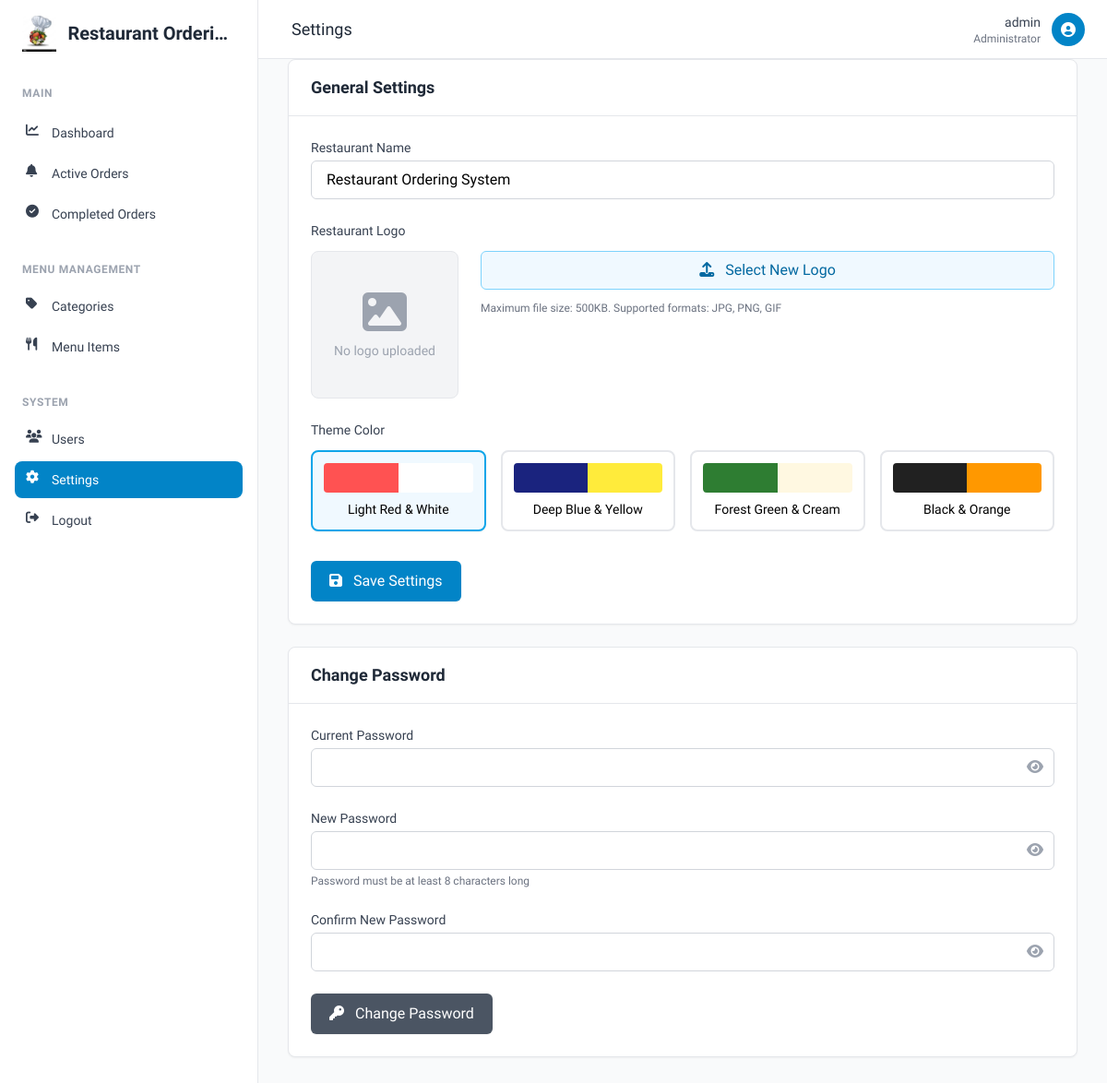
Page /admin/settings.php (signed in) on the committed database.
### tables this page shows
CREATE TABLE IF NOT EXISTS `settings` (
  `id` int(11) NOT NULL AUTO_INCREMENT,
  `restaurant_name` varchar(100) DEFAULT 'My Restaurant',
  `restaurant_logo` varchar(255) DEFAULT NULL,
  `theme_color` varchar(50) DEFAULT 'Light Red & White',
  `updated_at` timestamp DEFAULT CURRENT_TIMESTAMP ON UPDATE CURRENT_TIMESTAMP,
  PRIMARY KEY (`id`)
);

### includes/functions.php (called while the page is built, shortened)
<?php
function getThemeSettings() {
    try {
        $pdo = getDbConnection();
        $stmt = $pdo->query("SELECT * FROM settings WHERE id = 1");
        return $stmt->fetch();
    } catch (PDOException $e) {
        error_log('Error fetching theme settings: ' . $e->getMessage());
        return [
            'restaurant_name' => 'Restaurant Ordering System',
            'restaurant_logo' => null,
            'theme_color' => 'Light Red & White'
        ];
    }
}
function getThemeColors($theme) {
    $themes = [
        'Light Red & White' => [
            'primary' => '#ff5252',
            'secondary' => '#ffffff',
            'text' => '#333333',
            'accent' => '#ff8a8a'
        ],
        'Deep Blue & Yellow' => [
            'primary' => '#1a237e',
            'secondary' => '#ffeb3b',
            'text' => '#ffffff',
            'accent' => '#283593'
        ],
        'Forest Green & Cream' => [
            'primary' => '#2e7d32',
            'secondary' => '#fff8e1',
            'text' => '#1b5e20',
            'accent' => '#4caf50'
        ],
        'Black & Orange' => [
            'primary' => '#212121',
            'secondary' => '#ff9800',
            'text' => '#fafafa',
            'accent' => '#f57c00'
        ]
    ];
    return $themes[$theme] ?? $themes['Light Red & White'];
}

### admin/settings.php (the view, shortened to what this page needs)
<?php
$settings = getThemeSettings();
$themeColors = [
    'Light Red & White',
    'Deep Blue & Yellow',
    'Forest Green & Cream',
    'Black & Orange'
];
?>
<!DOCTYPE html>
<html lang="en">
<head>
    <link rel="stylesheet" href="https://cdnjs.cloudflare.com/ajax/libs/font-awesome/6.4.0/css/all.min.css">
    <script src="https://cdn.tailwindcss.com"></script>
</head>
<body class="min-h-screen">
    <aside id="sidebar" class="sidebar fixed left-0 top-0 z-40 h-screen w-[280px] bg-white border-r border-gray-200 pt-4 pb-10 overflow-y-auto">
        <div class="px-6 mb-8">
            <a href="index.php" class="flex items-center">
                <img src="<?php echo $settings['restaurant_logo'] ? '../uploads/' . $settings['restaurant_logo'] . '?v=' . time() : '../assets/images/default-food.jpg'; ?>"
                     alt="<?php echo htmlspecialchars($settings['restaurant_name']); ?>"
                     class="h-10 w-auto mr-3">
                <span class="text-xl font-bold text-gray-800 truncate"><?php echo htmlspecialchars($settings['restaurant_name']); ?></span>
            </a>
        </div>
        <nav class="px-4">
            <span class="text-xs font-semibold text-gray-400 px-2 uppercase tracking-wider">Main</span>
            <ul class="mt-3 space-y-1">
                <li>
                    <a href="index.php"
                       class="flex items-center px-3 py-2.5 text-sm font-medium text-gray-700 rounded-lg hover:bg-gray-100">
                        <i class="fas fa-chart-line w-5 h-5 mr-2"></i>
                        <span>Dashboard</span>
                    </a>
                </li>
                <li>
                    <a href="active_orders.php"
                       class="flex items-center px-3 py-2.5 text-sm font-medium text-gray-700 rounded-lg hover:bg-gray-100">
                        <i class="fas fa-bell w-5 h-5 mr-2"></i>
                        <span>Active Orders</span>
                    </a>
                </li>
                <li>
                    <a href="completed_orders.php"
                       class="flex items-center px-3 py-2.5 text-sm font-medium text-gray-700 rounded-lg hover:bg-gray-100">
                        <i class="fas fa-check-circle w-5 h-5 mr-2"></i>
                        <span>Completed Orders</span>
                    </a>
                </li>
            </ul>
            <span class="mt-8 block text-xs font-semibold text-gray-400 px-2 uppercase tracking-wider">Menu Management</span>
            <ul class="mt-3 space-y-1">
                <li>
                    <a href="categories.php"
                       class="flex items-center px-3 py-2.5 text-sm font-medium text-gray-700 rounded-lg hover:bg-gray-100">
                        <i class="fas fa-tag w-5 h-5 mr-2"></i>
                        <span>Categories</span>
                    </a>
                </li>
                <li>
                    <a href="menu_items.php"
                       class="flex items-center px-3 py-2.5 text-sm font-medium text-gray-700 rounded-lg hover:bg-gray-100">
                        <i class="fas fa-utensils w-5 h-5 mr-2"></i>
                        <span>Menu Items</span>
                    </a>
                </li>
            </ul>
            <span class="mt-8 block text-xs font-semibold text-gray-400 px-2 uppercase tracking-wider">System</span>
            <ul class="mt-3 space-y-1">
                <li>
                    <a href="manage_users.php"
                       class="flex items-center px-3 py-2.5 text-sm font-medium text-gray-700 rounded-lg hover:bg-gray-100">
                        <i class="fas fa-users w-5 h-5 mr-2"></i>
                        <span>Users</span>
                    </a>
                </li>
                <li>
                    <a href="settings.php"
                       class="flex items-center px-3 py-2.5 text-sm font-medium text-white rounded-lg bg-brand-600 hover:bg-brand-700">
                        <i class="fas fa-cog w-5 h-5 mr-2"></i>
                        <span>Settings</span>
                    </a>
                </li>
                <li>
                    <a href="logout.php"
                       class="flex items-center px-3 py-2.5 text-sm font-medium text-gray-700 rounded-lg hover:bg-gray-100">
                        <i class="fas fa-sign-out-alt w-5 h-5 mr-2"></i>
                        <span>Logout</span>
                    </a>
                </li>
            </ul>
        </nav>
    </aside>
    <main id="main-content" class="min-h-screen pt-16 pb-10 sidebar-open">
        <header class="fixed top-0 right-0 left-0 lg:left-[280px] z-30 bg-white border-b border-gray-200 h-16">
            <div class="flex items-center justify-between h-full px-4 sm:px-6">
                <div class="flex items-center">
                    <div class="ml-3 hidden sm:block">
                        <h1 class="text-lg font-medium text-gray-800">Settings</h1>
                    </div>
                </div>
                <div class="relative">
                    <button id="user-dropdown-button" type="button" class="flex items-center space-x-3 focus:outline-none">
                        <div class="flex flex-col items-end">
                            <span class="text-sm font-medium text-gray-700"><?php echo htmlspecialchars($_SESSION['admin_username']); ?></span>
                            <span class="text-xs text-gray-500">Administrator</span>
                        </div>
                        <div class="h-9 w-9 rounded-full bg-brand-600 flex items-center justify-center text-white">
                            <i class="fas fa-user-circle"></i>
                        </div>
                    </button>
                </div>
            </div>
        </header>
        <div class="px-4 sm:px-6 lg:px-8 max-w-6xl mx-auto">
            <div class="bg-white rounded-lg shadow-sm border border-gray-200 overflow-hidden mb-6">
                <div class="border-b border-gray-200 px-6 py-4">
                    <h2 class="font-semibold text-lg text-gray-800">General Settings</h2>
        </div>
        <div class="p-6">
                    <form method="post" enctype="multipart/form-data" class="space-y-6">
                <div>
                            <label for="restaurant_name" class="block text-sm font-medium text-gray-700 mb-1">Restaurant Name</label>
                    <input type="text" id="restaurant_name" name="restaurant_name"
                                   class="w-full px-4 py-2 border border-gray-300 rounded-md focus:outline-none focus:ring-2 focus:ring-brand-500 focus:border-brand-500"
                        value="<?php echo htmlspecialchars($settings['restaurant_name']); ?>" required>
                </div>
                <div>
                            <label class="block text-sm font-medium text-gray-700 mb-3">Restaurant Logo</label>
                    <div class="flex flex-col md:flex-row items-start gap-6">
                                <div class="w-40 h-40 bg-gray-100 rounded-lg flex items-center justify-center overflow-hidden border border-gray-200" id="logo-preview-container">
                            <?php if ($settings['restaurant_logo']): ?>
                                <img src="../uploads/<?php echo htmlspecialchars($settings['restaurant_logo']); ?>?v=<?php echo time(); ?>" alt="Restaurant Logo" class="max-w-full max-h-full object-contain" id="logo-preview-img">
                            <?php else: ?>
                                        <div class="text-gray-400 text-center">
                                    <i class="fas fa-image text-5xl mb-2"></i>
                                    <p class="text-sm">No logo uploaded</p>
                                </div>
                            <?php endif; ?>
                        </div>
                                <div class="space-y-3 flex-1">
                                    <label class="block w-full sm:w-auto px-4 py-2 border border-brand-300 bg-brand-50 text-brand-700 rounded-md cursor-pointer hover:bg-brand-100 transition-colors text-center">
                                <i class="fas fa-upload mr-2"></i> Select New Logo
                            </label>
                                    <p class="text-xs text-gray-500">Maximum file size: 500KB. Supported formats: JPG, PNG, GIF</p>
                        </div>
                    </div>
                </div>
                <div>
                            <label class="block text-sm font-medium text-gray-700 mb-3">Theme Color</label>
                    <div class="grid grid-cols-2 sm:grid-cols-4 gap-4">
                        <?php foreach ($themeColors as $theme):
                            $colors = getThemeColors($theme);
                        ?>
                                    <div class="theme-option cursor-pointer rounded-lg border-2 p-3 transition-all <?php echo ($settings['theme_color'] === $theme) ? 'border-brand-500 bg-brand-50 shadow-sm' : 'border-gray-200 hover:border-gray-300'; ?>" data-theme="<?php echo htmlspecialchars($theme); ?>">
                                <div class="flex mb-2">
                                    <div class="w-1/2 h-8 rounded-l" style="background-color: <?php echo htmlspecialchars($colors['primary']); ?>;"></div>
                                    <div class="w-1/2 h-8 rounded-r" style="background-color: <?php echo htmlspecialchars($colors['secondary']); ?>;"></div>
                                </div>
                                        <div class="text-center text-sm font-medium"><?php echo htmlspecialchars($theme); ?></div>
                            </div>
                        <?php endforeach; ?>
                    </div>
                </div>
                        <div class="pt-2">
                            <button type="submit" class="px-5 py-2.5 bg-brand-600 hover:bg-brand-700 text-white font-medium rounded-md transition-colors shadow-sm">
                        <i class="fas fa-save mr-2"></i> Save Settings
                    </button>
                </div>
            </form>
        </div>
    </div>
            <div class="bg-white rounded-lg shadow-sm border border-gray-200 overflow-hidden">
                <div class="border-b border-gray-200 px-6 py-4">
                    <h2 class="font-semibold text-lg text-gray-800">Change Password</h2>
        </div>
        <div class="p-6">
                    <form method="post" action="change_password.php" class="space-y-6">
                <div>
                            <label for="current_password" class="block text-sm font-medium text-gray-700 mb-1">Current Password</label>
                    <div class="relative">
                        <input type="password" id="current_password" name="current_password"
                                       class="w-full px-4 py-2 border border-gray-300 rounded-md focus:outline-none focus:ring-2 focus:ring-brand-500 focus:border-brand-500 pr-10"
                            required>
                                <button type="button" class="password-toggle absolute right-3 top-1/2 -translate-y-1/2 text-gray-400 hover:text-brand-600">
                            <i class="fas fa-eye"></i>
                        </button>
                    </div>
                </div>
                <div>
                            <label for="new_password" class="block text-sm font-medium text-gray-700 mb-1">New Password</label>
                    <div class="relative">
                        <input type="password" id="new_password" name="new_password"
                                       class="w-full px-4 py-2 border border-gray-300 rounded-md focus:outline-none focus:ring-2 focus:ring-brand-500 focus:border-brand-500 pr-10"
                            pattern=".{8,}" title="Password must be at least 8 characters long" required>
                                <button type="button" class="password-toggle absolute right-3 top-1/2 -translate-y-1/2 text-gray-400 hover:text-brand-600">
                            <i class="fas fa-eye"></i>
                        </button>
                    </div>
                            <p class="text-xs text-gray-500 mt-1">Password must be at least 8 characters long</p>
                </div>
                <div>
                            <label for="confirm_password" class="block text-sm font-medium text-gray-700 mb-1">Confirm New Password</label>
                    <div class="relative">
                        <input type="password" id="confirm_password" name="confirm_password"
                                       class="w-full px-4 py-2 border border-gray-300 rounded-md focus:outline-none focus:ring-2 focus:ring-brand-500 focus:border-brand-500 pr-10"
                            required>
                                <button type="button" class="password-toggle absolute right-3 top-1/2 -translate-y-1/2 text-gray-400 hover:text-brand-600">
                            <i class="fas fa-eye"></i>
                        </button>
                    </div>
                </div>
                <div>
                            <button type="submit" class="px-5 py-2.5 bg-gray-600 hover:bg-gray-700 text-white font-medium rounded-md transition-colors shadow-sm">
                        <i class="fas fa-key mr-2"></i> Change Password
                    </button>
                </div>
            </form>
        </div>
    </div>
        </div>
    </main>
</body>
</html>

### admin/settings.php (style rules this page uses)
body { font-family: 'Plus Jakarta Sans', sans-serif; background-color: #f9fafb; }
.sidebar { transition: transform 0.3s ease-in-out; }
@media (min-width: 1024px) { .sidebar-open { margin-left: 280px; } }

### rows in the picture
settings: restaurant_name "Restaurant Orderi…", restaurant_name "Restaurant Ordering System"

### other values in the picture
$_SESSION['admin_username'] "admin"
$theme "Light Red & White"
$theme "Deep Blue & Yellow"
$theme "Forest Green & Cream"
$theme "Black & Orange"
